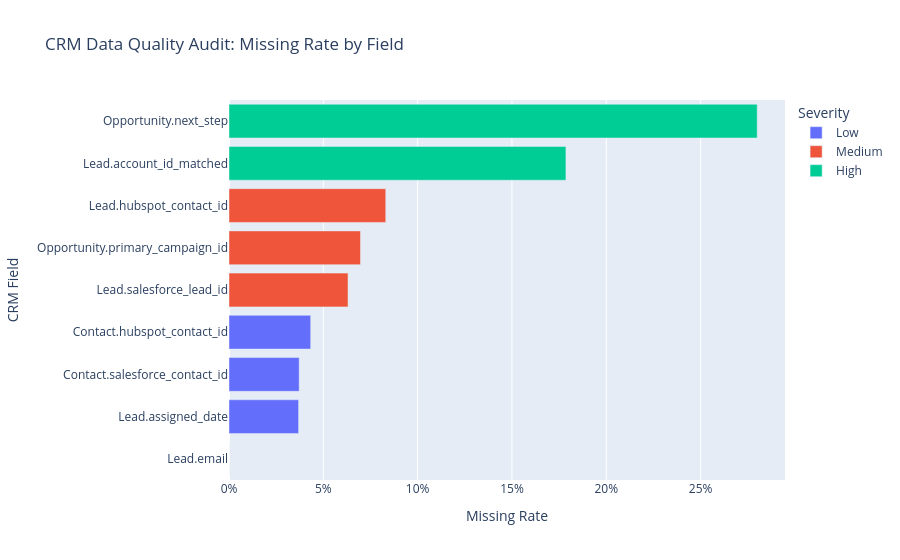

The notebook cell saved with this chart:
### Markdown cell above
## CRM data quality missing-rate audit

### Code cell
dq = pd.read_csv(OUT_DIR / "dashboard_crm_data_quality_audit.csv")

dq["crm_field"] = dq["object_name"] + "." + dq["field_name"]
dq_sorted = dq.sort_values("missing_rate", ascending=True)

fig = px.bar(
    dq_sorted,
    x="missing_rate",
    y="crm_field",
    orientation="h",
    color="severity",
    title="CRM Data Quality Audit: Missing Rate by Field",
    hover_data=["business_impact", "recommended_fix"]
)

fig.update_layout(
    xaxis_title="Missing Rate",
    yaxis_title="CRM Field",
    legend_title="Severity"
)

fig.update_xaxes(tickformat=".0%")

fig.show()
fig.write_html(VIS_DIR / "05_crm_data_quality_missing_rate.html")

### Figure 1 — Plotly figure (JSON) as saved in the notebook; plotly's stock layout.template omitted (floating-point values rounded to 4 significant figures)
{"data": [{"alignmentgroup": "True", "customdata": [["Email required for routing and dedupe", "Fix field mapping and system-of-record ownership"], ["No assignment date prevents SLA tracking", "Add enrichment and validation rule"], ["Missing Salesforce contact ID limits CRM linkage", "Fix field mapping and system-of-record ownership"], ["Missing HubSpot contact ID limits marketing engagement reporting", "Make field required at correct lifecycle stage"]], "hovertemplate": "severity=Low<br>missing_rate=%{x}<br>crm_field=%{y}<br>business_impact=%{customdata[0]}<br>recommended_fix=%{customdata[1]}<extra></extra>", "legendgroup": "Low", "marker": {"color": "#636efa", "pattern": {"shape": ""}}, "name": "Low", "offsetgroup": "Low", "orientation": "h", "showlegend": true, "textposition": "auto", "type": "bar", "x": [0, 0.0369, 0.0372, 0.0433], "xaxis": "x", "y": ["Lead.email", "Lead.assigned_date", "Contact.salesforce_contact_id", "Contact.hubspot_contact_id"], "yaxis": "y"}, {"alignmentgroup": "True", "customdata": [["Missing Salesforce ID breaks sync traceability", "Make field required at correct lifecycle stage"], ["No campaign attribution reduces ROI visibility", "Create weekly data-quality dashboard"], ["Missing HubSpot ID breaks cross-system attribution", "Fix field mapping and system-of-record ownership"]], "hovertemplate": "severity=Medium<br>missing_rate=%{x}<br>crm_field=%{y}<br>business_impact=%{customdata[0]}<br>recommended_fix=%{customdata[1]}<extra></extra>", "legendgroup": "Medium", "marker": {"color": "#EF553B", "pattern": {"shape": ""}}, "name": "Medium", "offsetgroup": "Medium", "orientation": "h", "showlegend": true, "textposition": "auto", "type": "bar", "x": [0.0631, 0.0697, 0.0831], "xaxis": "x", "y": ["Lead.salesforce_lead_id", "Opportunity.primary_campaign_id", "Lead.hubspot_contact_id"], "yaxis": "y"}, {"alignmentgroup": "True", "customdata": [["Account matching gap breaks account-based reporting", "Add automation to backfill from source system"], ["Missing next steps creates stale pipeline risk", "Create weekly data-quality dashboard"]], "hovertemplate": "severity=High<br>missing_rate=%{x}<br>crm_field=%{y}<br>business_impact=%{customdata[0]}<br>recommended_fix=%{customdata[1]}<extra></extra>", "legendgroup": "High", "marker": {"color": "#00cc96", "pattern": {"shape": ""}}, "name": "High", "offsetgroup": "High", "orientation": "h", "showlegend": true, "textposition": "auto", "type": "bar", "x": [0.1786, 0.28], "xaxis": "x", "y": ["Lead.account_id_matched", "Opportunity.next_step"], "yaxis": "y"}], "layout": {"barmode": "relative", "legend": {"title": {"text": "Severity"}, "tracegroupgap": 0}, "title": {"text": "CRM Data Quality Audit: Missing Rate by Field"}, "xaxis": {"anchor": "y", "domain": [0, 1], "tickformat": ".0%", "title": {"text": "Missing Rate"}}, "yaxis": {"anchor": "x", "domain": [0, 1], "title": {"text": "CRM Field"}}}}
